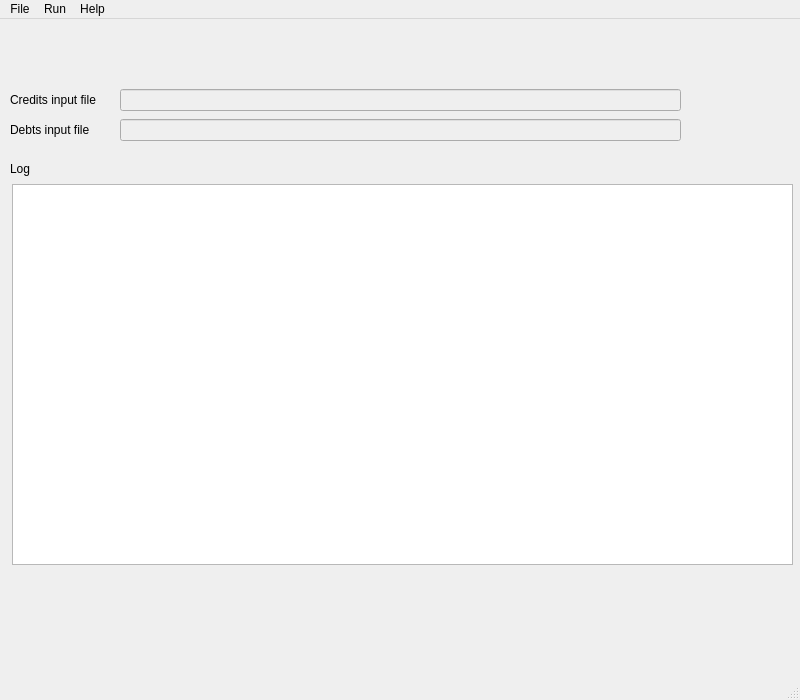
<?xml version="1.0" encoding="UTF-8"?>
<ui version="4.0">
 <class>MainWindow</class>
 <widget class="QMainWindow" name="MainWindow">
  <property name="enabled">
   <bool>true</bool>
  </property>
  <property name="geometry">
   <rect>
    <x>0</x>
    <y>0</y>
    <width>800</width>
    <height>700</height>
   </rect>
  </property>
  <property name="minimumSize">
   <size>
    <width>800</width>
    <height>700</height>
   </size>
  </property>
  <property name="maximumSize">
   <size>
    <width>800</width>
    <height>1200</height>
   </size>
  </property>
  <property name="windowTitle">
   <string>Carbon Calculator</string>
  </property>
  <widget class="QWidget" name="centralwidget">
   <widget class="QLabel" name="label">
    <property name="geometry">
     <rect>
      <x>10</x>
      <y>70</y>
      <width>111</width>
      <height>21</height>
     </rect>
    </property>
    <property name="font">
     <font>
      <family>MS Shell Dlg 2</family>
      <pointsize>9</pointsize>
     </font>
    </property>
    <property name="text">
     <string>Credits input file</string>
    </property>
   </widget>
   <widget class="QTextBrowser" name="logBrowser">
    <property name="geometry">
     <rect>
      <x>12</x>
      <y>165</y>
      <width>781</width>
      <height>381</height>
     </rect>
    </property>
    <property name="font">
     <font>
      <pointsize>9</pointsize>
     </font>
    </property>
   </widget>
   <widget class="QLabel" name="label_2">
    <property name="geometry">
     <rect>
      <x>10</x>
      <y>100</y>
      <width>111</width>
      <height>21</height>
     </rect>
    </property>
    <property name="font">
     <font>
      <pointsize>9</pointsize>
     </font>
    </property>
    <property name="text">
     <string>Debts input file</string>
    </property>
   </widget>
   <widget class="QLineEdit" name="sellerBox">
    <property name="enabled">
     <bool>false</bool>
    </property>
    <property name="geometry">
     <rect>
      <x>120</x>
      <y>70</y>
      <width>561</width>
      <height>22</height>
     </rect>
    </property>
    <property name="readOnly">
     <bool>true</bool>
    </property>
   </widget>
   <widget class="QLineEdit" name="buyerBox">
    <property name="enabled">
     <bool>false</bool>
    </property>
    <property name="geometry">
     <rect>
      <x>120</x>
      <y>100</y>
      <width>561</width>
      <height>22</height>
     </rect>
    </property>
    <property name="readOnly">
     <bool>true</bool>
    </property>
   </widget>
   <widget class="QLabel" name="label_3">
    <property name="geometry">
     <rect>
      <x>10</x>
      <y>140</y>
      <width>51</width>
      <height>20</height>
     </rect>
    </property>
    <property name="font">
     <font>
      <pointsize>9</pointsize>
     </font>
    </property>
    <property name="text">
     <string>Log</string>
    </property>
   </widget>
  </widget>
  <widget class="QMenuBar" name="menubar">
   <property name="geometry">
    <rect>
     <x>0</x>
     <y>0</y>
     <width>800</width>
     <height>26</height>
    </rect>
   </property>
   <widget class="QMenu" name="menuCarbonCalculator">
    <property name="title">
     <string>File</string>
    </property>
    <addaction name="actionChoose_sellers"/>
    <addaction name="actionChoose_buyers"/>
   </widget>
   <widget class="QMenu" name="menuHelp">
    <property name="title">
     <string>Help</string>
    </property>
    <addaction name="actionShow_Info"/>
   </widget>
   <widget class="QMenu" name="menuCompute">
    <property name="title">
     <string>Run</string>
    </property>
    <addaction name="actionCompute_Sellers"/>
    <addaction name="actionCompute_Buyers"/>
   </widget>
   <addaction name="menuCarbonCalculator"/>
   <addaction name="menuCompute"/>
   <addaction name="menuHelp"/>
  </widget>
  <widget class="QStatusBar" name="statusbar"/>
  <action name="actionChoose_sellers">
   <property name="text">
    <string>Load credits file (csv)</string>
   </property>
  </action>
  <action name="actionChoose_buyers">
   <property name="text">
    <string>Load debts file (csv)</string>
   </property>
  </action>
  <action name="actionShow_Info">
   <property name="text">
    <string>Show Info</string>
   </property>
  </action>
  <action name="actionCompute_Sellers">
   <property name="text">
    <string>Compute Credits</string>
   </property>
  </action>
  <action name="actionCompute_Buyers">
   <property name="text">
    <string>Compute Debts</string>
   </property>
  </action>
 </widget>
 <resources/>
 <connections/>
</ui>
